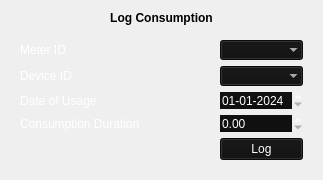
            <widget class="QFrame" name="frameLogConsumption">
             <property name="frameShadow">
              <enum>QFrame::Raised</enum>
             </property>
             <layout class="QVBoxLayout" name="verticalLayout_16">
              <item>
               <widget class="QLabel" name="labelLogConsumption">
                <property name="font">
                 <font>
                  <weight>75</weight>
                  <bold>true</bold>
                 </font>
                </property>
                <property name="text">
                 <string>Log Consumption</string>
                </property>
                <property name="alignment">
                 <set>Qt::AlignCenter</set>
                </property>
               </widget>
              </item>
              <item>
               <widget class="QFrame" name="formLogConsumption">
                <property name="palette">
                 <palette>
                  <active>
                   <colorrole role="WindowText">
                    <brush brushstyle="SolidPattern">
                     <color alpha="255">
                      <red>255</red>
                      <green>255</green>
                      <blue>255</blue>
                     </color>
                    </brush>
                   </colorrole>
                   <colorrole role="Button">
                    <brush brushstyle="SolidPattern">
                     <color alpha="255">
                      <red>17</red>
                      <green>16</green>
                      <blue>16</blue>
                     </color>
                    </brush>
                   </colorrole>
                   <colorrole role="Text">
                    <brush brushstyle="SolidPattern">
                     <color alpha="255">
                      <red>255</red>
                      <green>255</green>
                      <blue>255</blue>
                     </color>
                    </brush>
                   </colorrole>
                   <colorrole role="ButtonText">
                    <brush brushstyle="SolidPattern">
                     <color alpha="255">
                      <red>255</red>
                      <green>255</green>
                      <blue>255</blue>
                     </color>
                    </brush>
                   </colorrole>
                   <colorrole role="Base">
                    <brush brushstyle="SolidPattern">
                     <color alpha="255">
                      <red>17</red>
                      <green>16</green>
                      <blue>16</blue>
                     </color>
                    </brush>
                   </colorrole>
                   <colorrole role="Window">
                    <brush brushstyle="SolidPattern">
                     <color alpha="255">
                      <red>17</red>
                      <green>16</green>
                      <blue>16</blue>
                     </color>
                    </brush>
                   </colorrole>
                   <colorrole role="Highlight">
                    <brush brushstyle="SolidPattern">
                     <color alpha="255">
                      <red>250</red>
                      <green>204</green>
                      <blue>21</blue>
                     </color>
                    </brush>
                   </colorrole>
                  </active>
                  <inactive>
                   <colorrole role="WindowText">
                    <brush brushstyle="SolidPattern">
                     <color alpha="255">
                      <red>255</red>
                      <green>255</green>
                      <blue>255</blue>
                     </color>
                    </brush>
                   </colorrole>
                   <colorrole role="Button">
                    <brush brushstyle="SolidPattern">
                     <color alpha="255">
                      <red>17</red>
                      <green>16</green>
                      <blue>16</blue>
                     </color>
                    </brush>
                   </colorrole>
                   <colorrole role="Text">
                    <brush brushstyle="SolidPattern">
                     <color alpha="255">
                      <red>255</red>
                      <green>255</green>
                      <blue>255</blue>
                     </color>
                    </brush>
                   </colorrole>
                   <colorrole role="ButtonText">
                    <brush brushstyle="SolidPattern">
                     <color alpha="255">
                      <red>255</red>
                      <green>255</green>
                      <blue>255</blue>
                     </color>
                    </brush>
                   </colorrole>
                   <colorrole role="Base">
                    <brush brushstyle="SolidPattern">
                     <color alpha="255">
                      <red>17</red>
                      <green>16</green>
                      <blue>16</blue>
                     </color>
                    </brush>
                   </colorrole>
                   <colorrole role="Window">
                    <brush brushstyle="SolidPattern">
                     <color alpha="255">
                      <red>17</red>
                      <green>16</green>
                      <blue>16</blue>
                     </color>
                    </brush>
                   </colorrole>
                   <colorrole role="Highlight">
                    <brush brushstyle="SolidPattern">
                     <color alpha="255">
                      <red>250</red>
                      <green>204</green>
                      <blue>21</blue>
                     </color>
                    </brush>
                   </colorrole>
                  </inactive>
                  <disabled>
                   <colorrole role="WindowText">
                    <brush brushstyle="SolidPattern">
                     <color alpha="255">
                      <red>255</red>
                      <green>255</green>
                      <blue>255</blue>
                     </color>
                    </brush>
                   </colorrole>
                   <colorrole role="Button">
                    <brush brushstyle="SolidPattern">
                     <color alpha="255">
                      <red>17</red>
                      <green>16</green>
                      <blue>16</blue>
                     </color>
                    </brush>
                   </colorrole>
                   <colorrole role="Text">
                    <brush brushstyle="SolidPattern">
                     <color alpha="255">
                      <red>255</red>
                      <green>255</green>
                      <blue>255</blue>
                     </color>
                    </brush>
                   </colorrole>
                   <colorrole role="ButtonText">
                    <brush brushstyle="SolidPattern">
                     <color alpha="255">
                      <red>255</red>
                      <green>255</green>
                      <blue>255</blue>
                     </color>
                    </brush>
                   </colorrole>
                   <colorrole role="Base">
                    <brush brushstyle="SolidPattern">
                     <color alpha="255">
                      <red>17</red>
                      <green>16</green>
                      <blue>16</blue>
                     </color>
                    </brush>
                   </colorrole>
                   <colorrole role="Window">
                    <brush brushstyle="SolidPattern">
                     <color alpha="255">
                      <red>17</red>
                      <green>16</green>
                      <blue>16</blue>
                     </color>
                    </brush>
                   </colorrole>
                   <colorrole role="Highlight">
                    <brush brushstyle="SolidPattern">
                     <color alpha="255">
                      <red>0</red>
                      <green>120</green>
                      <blue>215</blue>
                     </color>
                    </brush>
                   </colorrole>
                  </disabled>
                 </palette>
                </property>
                <property name="frameShadow">
                 <enum>QFrame::Raised</enum>
                </property>
                <layout class="QFormLayout" name="formLayout_10">
                 <property name="horizontalSpacing">
                  <number>80</number>
                 </property>
                 <item row="0" column="0">
                  <widget class="QLabel" name="labelLogConsumption_MeterID">
                   <property name="text">
                    <string>Meter ID</string>
                   </property>
                  </widget>
                 </item>
                 <item row="0" column="1">
                  <widget class="QComboBox" name="comboLogConsumption_MeterID">
                   <property name="palette">
                    <palette>
                     <active>
                      <colorrole role="WindowText">
                       <brush brushstyle="SolidPattern">
                        <color alpha="255">
                         <red>255</red>
                         <green>255</green>
                         <blue>255</blue>
                        </color>
                       </brush>
                      </colorrole>
                      <colorrole role="Button">
                       <brush brushstyle="SolidPattern">
                        <color alpha="255">
                         <red>17</red>
                         <green>16</green>
                         <blue>16</blue>
                        </color>
                       </brush>
                      </colorrole>
                      <colorrole role="Text">
                       <brush brushstyle="SolidPattern">
                        <color alpha="255">
                         <red>255</red>
                         <green>255</green>
                         <blue>255</blue>
                        </color>
                       </brush>
                      </colorrole>
                      <colorrole role="ButtonText">
                       <brush brushstyle="SolidPattern">
                        <color alpha="255">
                         <red>255</red>
                         <green>255</green>
                         <blue>255</blue>
                        </color>
                       </brush>
                      </colorrole>
                      <colorrole role="Base">
                       <brush brushstyle="SolidPattern">
                        <color alpha="255">
                         <red>17</red>
                         <green>16</green>
                         <blue>16</blue>
                        </color>
                       </brush>
                      </colorrole>
                      <colorrole role="Window">
                       <brush brushstyle="SolidPattern">
                        <color alpha="255">
                         <red>17</red>
                         <green>16</green>
                         <blue>16</blue>
                        </color>
                       </brush>
                      </colorrole>
                      <colorrole role="Highlight">
                       <brush brushstyle="SolidPattern">
                        <color alpha="255">
                         <red>250</red>
                         <green>204</green>
                         <blue>21</blue>
                        </color>
                       </brush>
                      </colorrole>
                     </active>
                     <inactive>
                      <colorrole role="WindowText">
                       <brush brushstyle="SolidPattern">
                        <color alpha="255">
                         <red>255</red>
                         <green>255</green>
                         <blue>255</blue>
                        </color>
                       </brush>
                      </colorrole>
                      <colorrole role="Button">
                       <brush brushstyle="SolidPattern">
                        <color alpha="255">
                         <red>17</red>
                         <green>16</green>
                         <blue>16</blue>
                        </color>
                       </brush>
                      </colorrole>
                      <colorrole role="Text">
                       <brush brushstyle="SolidPattern">
                        <color alpha="255">
                         <red>255</red>
                         <green>255</green>
                         <blue>255</blue>
                        </color>
                       </brush>
                      </colorrole>
                      <colorrole role="ButtonText">
                       <brush brushstyle="SolidPattern">
                        <color alpha="255">
                         <red>255</red>
                         <green>255</green>
                         <blue>255</blue>
                        </color>
                       </brush>
                      </colorrole>
                      <colorrole role="Base">
                       <brush brushstyle="SolidPattern">
                        <color alpha="255">
                         <red>17</red>
                         <green>16</green>
                         <blue>16</blue>
                        </color>
                       </brush>
                      </colorrole>
                      <colorrole role="Window">
                       <brush brushstyle="SolidPattern">
                        <color alpha="255">
                         <red>17</red>
                         <green>16</green>
                         <blue>16</blue>
                        </color>
                       </brush>
                      </colorrole>
                      <colorrole role="Highlight">
                       <brush brushstyle="SolidPattern">
                        <color alpha="255">
                         <red>250</red>
                         <green>204</green>
                         <blue>21</blue>
                        </color>
                       </brush>
                      </colorrole>
                     </inactive>
                     <disabled>
                      <colorrole role="WindowText">
                       <brush brushstyle="SolidPattern">
                        <color alpha="255">
                         <red>255</red>
                         <green>255</green>
                         <blue>255</blue>
                        </color>
                       </brush>
                      </colorrole>
                      <colorrole role="Button">
                       <brush brushstyle="SolidPattern">
                        <color alpha="255">
                         <red>17</red>
                         <green>16</green>
                         <blue>16</blue>
                        </color>
                       </brush>
                      </colorrole>
                      <colorrole role="Text">
                       <brush brushstyle="SolidPattern">
                        <color alpha="255">
                         <red>255</red>
                         <green>255</green>
                         <blue>255</blue>
                        </color>
                       </brush>
                      </colorrole>
                      <colorrole role="ButtonText">
                       <brush brushstyle="SolidPattern">
                        <color alpha="255">
                         <red>255</red>
                         <green>255</green>
                         <blue>255</blue>
                        </color>
                       </brush>
                      </colorrole>
                      <colorrole role="Base">
                       <brush brushstyle="SolidPattern">
                        <color alpha="255">
                         <red>17</red>
                         <green>16</green>
                         <blue>16</blue>
                        </color>
                       </brush>
                      </colorrole>
                      <colorrole role="Window">
                       <brush brushstyle="SolidPattern">
                        <color alpha="255">
                         <red>17</red>
                         <green>16</green>
                         <blue>16</blue>
                        </color>
                       </brush>
                      </colorrole>
                      <colorrole role="Highlight">
                       <brush brushstyle="SolidPattern">
                        <color alpha="255">
                         <red>0</red>
                         <green>120</green>
                         <blue>215</blue>
                        </color>
                       </brush>
                      </colorrole>
                     </disabled>
                    </palette>
                   </property>
                   <property name="autoFillBackground">
                    <bool>false</bool>
                   </property>
                   <property name="frame">
                    <bool>false</bool>
                   </property>
                  </widget>
                 </item>
                 <item row="2" column="0">
                  <widget class="QLabel" name="labelLogConsumption_DeviceID">
                   <property name="text">
                    <string>Device ID</string>
                   </property>
                  </widget>
                 </item>
                 <item row="2" column="1">
                  <widget class="QComboBox" name="comboLogConsumption_DeviceID">
                   <property name="palette">
                    <palette>
                     <active>
                      <colorrole role="WindowText">
                       <brush brushstyle="SolidPattern">
                        <color alpha="255">
                         <red>255</red>
                         <green>255</green>
                         <blue>255</blue>
                        </color>
                       </brush>
                      </colorrole>
                      <colorrole role="Button">
                       <brush brushstyle="SolidPattern">
                        <color alpha="255">
                         <red>17</red>
                         <green>16</green>
                         <blue>16</blue>
                        </color>
                       </brush>
                      </colorrole>
                      <colorrole role="Text">
                       <brush brushstyle="SolidPattern">
                        <color alpha="255">
                         <red>255</red>
                         <green>255</green>
                         <blue>255</blue>
                        </color>
                       </brush>
                      </colorrole>
                      <colorrole role="ButtonText">
                       <brush brushstyle="SolidPattern">
                        <color alpha="255">
                         <red>255</red>
                         <green>255</green>
                         <blue>255</blue>
                        </color>
                       </brush>
                      </colorrole>
                      <colorrole role="Base">
                       <brush brushstyle="SolidPattern">
                        <color alpha="255">
                         <red>17</red>
                         <green>16</green>
                         <blue>16</blue>
                        </color>
                       </brush>
                      </colorrole>
                      <colorrole role="Window">
                       <brush brushstyle="SolidPattern">
                        <color alpha="255">
                         <red>17</red>
                         <green>16</green>
                         <blue>16</blue>
                        </color>
                       </brush>
                      </colorrole>
                      <colorrole role="Highlight">
                       <brush brushstyle="SolidPattern">
                        <color alpha="255">
                         <red>250</red>
                         <green>204</green>
                         <blue>21</blue>
                        </color>
                       </brush>
                      </colorrole>
                     </active>
                     <inactive>
                      <colorrole role="WindowText">
                       <brush brushstyle="SolidPattern">
                        <color alpha="255">
                         <red>255</red>
                         <green>255</green>
                         <blue>255</blue>
                        </color>
                       </brush>
                      </colorrole>
                      <colorrole role="Button">
                       <brush brushstyle="SolidPattern">
                        <color alpha="255">
                         <red>17</red>
                         <green>16</green>
                         <blue>16</blue>
                        </color>
                       </brush>
                      </colorrole>
                      <colorrole role="Text">
                       <brush brushstyle="SolidPattern">
                        <color alpha="255">
                         <red>255</red>
                         <green>255</green>
                         <blue>255</blue>
                        </color>
                       </brush>
                      </colorrole>
                      <colorrole role="ButtonText">
                       <brush brushstyle="SolidPattern">
                        <color alpha="255">
                         <red>255</red>
                         <green>255</green>
                         <blue>255</blue>
                        </color>
                       </brush>
                      </colorrole>
                      <colorrole role="Base">
                       <brush brushstyle="SolidPattern">
                        <color alpha="255">
                         <red>17</red>
                         <green>16</green>
                         <blue>16</blue>
                        </color>
                       </brush>
                      </colorrole>
                      <colorrole role="Window">
                       <brush brushstyle="SolidPattern">
                        <color alpha="255">
                         <red>17</red>
                         <green>16</green>
                         <blue>16</blue>
                        </color>
                       </brush>
                      </colorrole>
                      <colorrole role="Highlight">
                       <brush brushstyle="SolidPattern">
                        <color alpha="255">
                         <red>250</red>
                         <green>204</green>
                         <blue>21</blue>
                        </color>
                       </brush>
                      </colorrole>
                     </inactive>
                     <disabled>
                      <colorrole role="WindowText">
                       <brush brushstyle="SolidPattern">
                        <color alpha="255">
                         <red>255</red>
                         <green>255</green>
                         <blue>255</blue>
                        </color>
                       </brush>
                      </colorrole>
                      <colorrole role="Button">
                       <brush brushstyle="SolidPattern">
                        <color alpha="255">
                         <red>17</red>
                         <green>16</green>
                         <blue>16</blue>
                        </color>
                       </brush>
                      </colorrole>
                      <colorrole role="Text">
                       <brush brushstyle="SolidPattern">
                        <color alpha="255">
                         <red>255</red>
                         <green>255</green>
                         <blue>255</blue>
                        </color>
                       </brush>
                      </colorrole>
                      <colorrole role="ButtonText">
                       <brush brushstyle="SolidPattern">
                        <color alpha="255">
                         <red>255</red>
                         <green>255</green>
                         <blue>255</blue>
                        </color>
                       </brush>
                      </colorrole>
                      <colorrole role="Base">
                       <brush brushstyle="SolidPattern">
                        <color alpha="255">
                         <red>17</red>
                         <green>16</green>
                         <blue>16</blue>
                        </color>
                       </brush>
                      </colorrole>
                      <colorrole role="Window">
                       <brush brushstyle="SolidPattern">
                        <color alpha="255">
                         <red>17</red>
                         <green>16</green>
                         <blue>16</blue>
                        </color>
                       </brush>
                      </colorrole>
                      <colorrole role="Highlight">
                       <brush brushstyle="SolidPattern">
                        <color alpha="255">
                         <red>0</red>
                         <green>120</green>
                         <blue>215</blue>
                        </color>
                       </brush>
                      </colorrole>
                     </disabled>
                    </palette>
                   </property>
                   <property name="autoFillBackground">
                    <bool>false</bool>
                   </property>
                   <property name="frame">
                    <bool>false</bool>
                   </property>
                  </widget>
                 </item>
                 <item row="3" column="0">
                  <widget class="QLabel" name="labelLogConsumption_DateOfUsage">
                   <property name="text">
                    <string>Date of Usage</string>
                   </property>
                  </widget>
                 </item>
                 <item row="4" column="0">
                  <widget class="QLabel" name="labelLogConsumption_ConsumptionDuration">
                   <property name="text">
                    <string>Consumption Duration</string>
                   </property>
                  </widget>
                 </item>
                 <item row="4" column="1">
                  <widget class="QDoubleSpinBox" name="doubleSpinBoxLogConsumption_ConsumptionDuration">
                   <property name="frame">
                    <bool>false</bool>
                   </property>
                  </widget>
                 </item>
                 <item row="5" column="1">
                  <widget class="QPushButton" name="btnLogConsumption">
                   <property name="text">
                    <string>Log</string>
                   </property>
                   <property name="flat">
                    <bool>false</bool>
                   </property>
                  </widget>
                 </item>
                 <item row="3" column="1">
                  <widget class="QDateEdit" name="dateLogConsumption_DateOfUsage">
                   <property name="frame">
                    <bool>false</bool>
                   </property>
                   <property name="displayFormat">
                    <string>dd-MM-yyyy</string>
                   </property>
                   <property name="calendarPopup">
                    <bool>false</bool>
                   </property>
                   <property name="date">
                    <date>
                     <year>2024</year>
                     <month>1</month>
                     <day>1</day>
                    </date>
                   </property>
                  </widget>
                 </item>
                </layout>
               </widget>
              </item>
             </layout>
            </widget>
